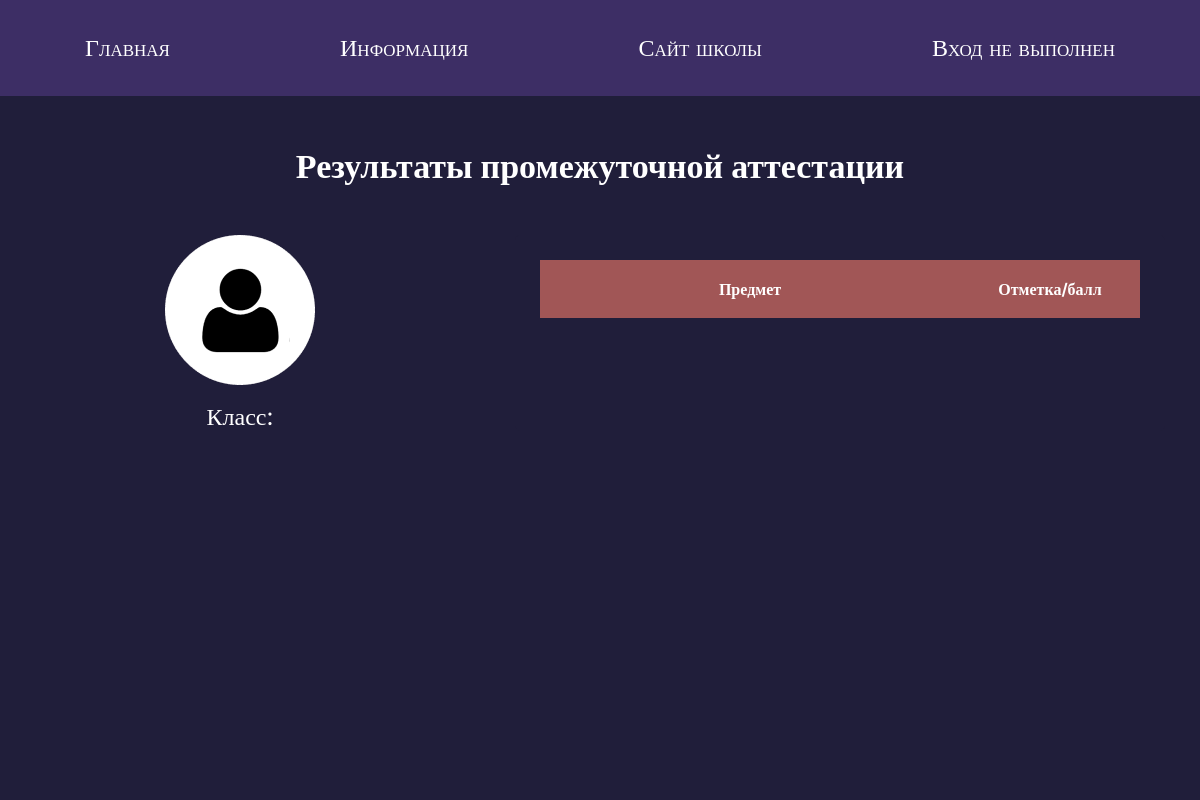
The page /profile/14 on the database as committed earlier.
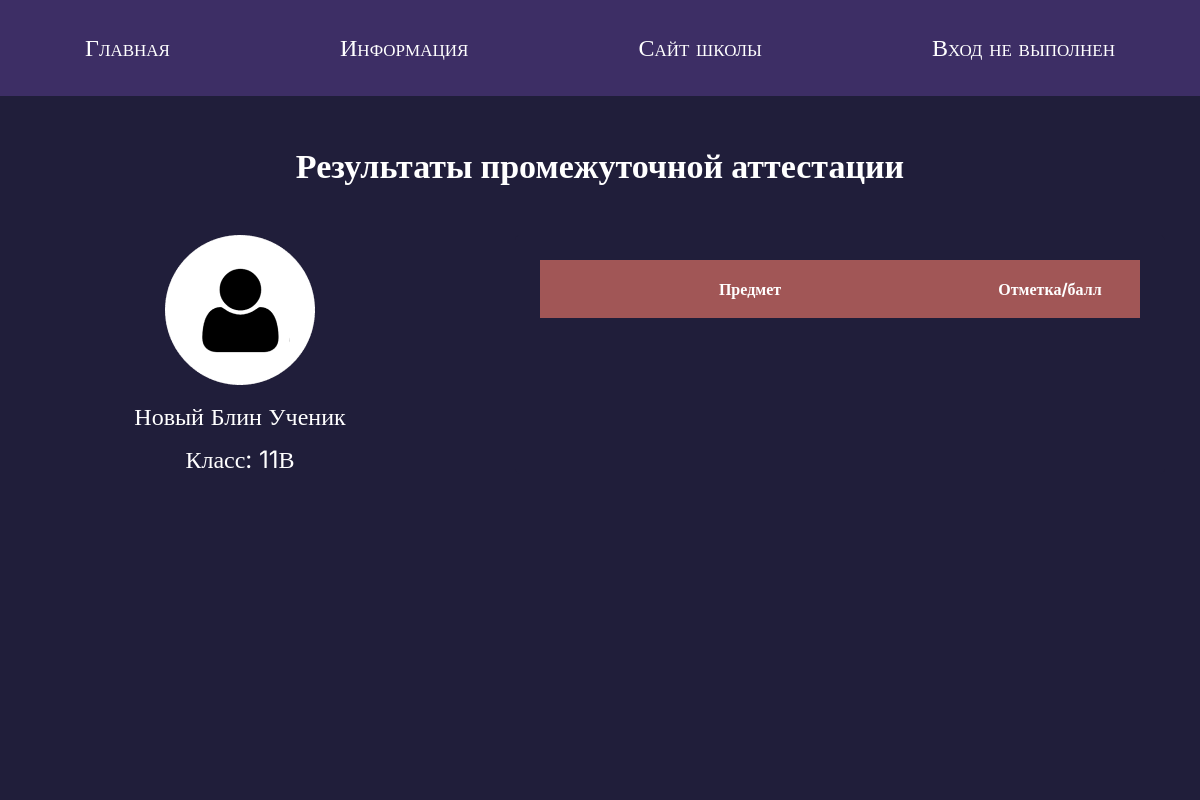
The same page on the database as committed later.
### tables this page shows
CREATE TABLE "students" (
	"student_id"	INTEGER NOT NULL,
	"name"	TEXT NOT NULL,
	"login"	TEXT NOT NULL,
	"password"	TEXT NOT NULL,
	"avatar"	BLOB,
	"birth_date"	DATE,
	"created_at"	DATETIME NOT NULL DEFAULT CURRENT_TIMESTAMP,
	"class"	TEXT NOT NULL,
	"teacher_id"	INTEGER NOT NULL,
	"old"	INTEGER NOT NULL,
	FOREIGN KEY("teacher_id") REFERENCES "teachers"("teacher_id") ON DELETE CASCADE ON UPDATE CASCADE,
	PRIMARY KEY("student_id" AUTOINCREMENT)
);

### main.py (the view, shortened to what this page needs)
@app.route("/profile/<student_id>", methods=["POST", "GET"])
def profile_by_id(student_id):
    exams_subjects = ["Русский язык", "Литература", "Алгебра", "Геометрия", "Информатика", "Музыка",
                      "ОБЖ", "Физическая культура", "Технология", "Английский язык", "Литература Республики Коми",
                      "История", "Родная (русская) литература", "Родной (русский) язык", "Биология",
                      "Химия", "Физика", "География", "Обществознание"]
    student = db.get_student_by_student_id(student_id)
    portfolio = db.get_portfolio_by_student_id(student_id)
    exams = db.get_exams_by_student_id(student_id)
    print(exams)
    return render_template("student-profile.html", title="Student profile", student=student, port=portfolio,
                           exams=exams, subjects=exams_subjects)

### database.py (called while the page is built)
    def get_portfolio_by_student_id(self, student_id):
        sql = """SELECT * FROM portfolio WHERE student_id = ?"""
        self.cursor.execute(sql, (student_id,))
        return self.cursor.fetchall()

    def get_exams_by_student_id(self, student_id):
        sql = """SELECT * FROM exams WHERE student_id = ?"""
        self.cursor.execute(sql, (student_id,))
        return self.cursor.fetchall()

    def get_student_by_student_id(self, student_id):
        sql = """SELECT * FROM students WHERE student_id = ?"""
        self.cursor.execute(sql, (student_id, ))
        result = self.cursor.fetchone()
        if not result:
            return None
        return result

### templates/student-profile.html (shortened to what this page needs)
{% extends 'base.html' %}
{% block content %}
  <section class="profile-page-st">
    <div class="container">
      <h2 class="header-page">Результаты промежуточной аттестации</h2>
      <div class="student-card">
        <div class="student-info">
          <img src={{url_for('static', filename='img/avatar 1.png')}}  alt="avatar-1" class="avatar-2">
          <p class="port-text">{{ student[1] }}</p>
          <p class="port-text">Класс: {{ student[7] }}</p>
        </div>
        <form class="student-table" method="post">
          <table class="marks">
            <thead>
              <tr>
                <th>Предмет</th>
                <th>Отметка/балл</th>
              </tr>
            </thead>
          </table>
        </form>
      </div>
    </div>
  </section>
{% endblock %}

### templates/base.html (shortened to what this page needs)
<!DOCTYPE html>
<html lang="en">
<head>
    <link rel="stylesheet" href={{url_for('static', filename='css/normalize.css')}}>
    <link rel="stylesheet" href={{url_for('static', filename='css/styles.css')}}>
</head>
<body>
<header>
    <a href={{url_for('index')}} class="link-a">Главная</a>
    <a href={{url_for('info')}} class="link-a">Информация</a>
    <a href="https://thl-syktyvkar.gosuslugi.ru/" class="link-a" target="_blank">Сайт школы</a>
    {% if "teacher_id" in session %}
        <a href={{url_for("logout")}} class="link-a">{{(session["login"])[ :session["login"].rfind(" ")]}}<br>(Выйти)</a>
    {% elif "student_id" in session %}
        <a href={{url_for("logout")}} class="link-a">{{(session["login"])[ :session["login"].rfind(" ")]}}<br>(Выйти)</a>
    {% else %}
        <a class="link-a">Вход не выполнен</a>
    {% endif %}
</header>
{% block content %}
{% endblock %}
</body>
</html>

### static/css/styles.css (style rules this page uses)
* { margin: 0; padding: 0; box-sizing: border-box; font-family: Inter; }
header { width: 100%; display: flex; justify-content: space-around; align-items: center; background-color: #3D2E65; height: 12vh; }
.link-a { font-variant: small-caps; }
form { margin: 0 auto; max-width: 650px; box-shadow: 20px 20px 0px #443C5B; background-color: #FFFFFF; border-radius: 5px; padding: 25px; }
.container { max-width: 1200px; margin: 0 auto; }
a { text-decoration: none; color: white; font-family: Inter; font-size: 24px; }
thead { display: flex; }
tr { width: 100%; display: flex; align-items: stretch; }
th:first-child, td:first-child { width: 70%; }
th:last-child, td:last-child { width: 30%; }
table { border-collapse: collapse; }
th, td { border: 2px solid #8558587a; padding: 20px 20px; text-align: left; color: #855858; }
th { background-color: #A15656; color: #FFFFFF; border: none; text-align: center; }
.port-text { color: #FFFFFF; font-family: Inter; font-size: 24px; margin-top: 15px; }
.header-page { color: #FFFFFF; font-size: 34px; text-align: center; padding: 50px 0; }
.marks { background-color: #FFFFFF; width: 100%; }
.profile-page-st { min-height: 88vh; width: 100%; background-color: #201E3A; }
.student-card { display: flex; justify-content: space-between; }
.student-info { width: 40%; text-align: center; }
.student-table { width: 60%; border: none; box-shadow: none; background-color: #201E3A; text-align: center; }

Rows that differ between the two databases and show on the page:
added students: name "Новый Блин Ученик", class "11В"
